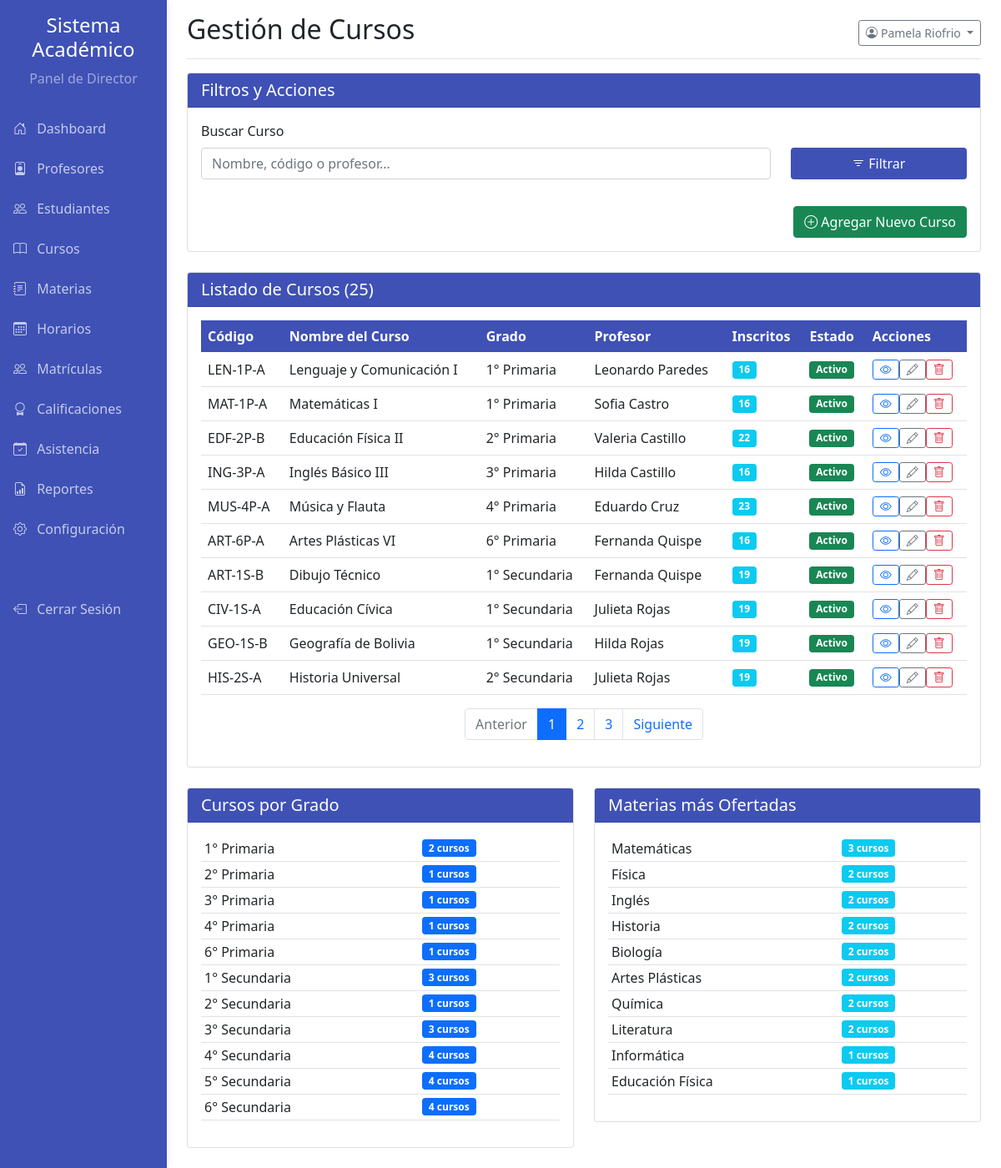
/pages/director_cursos.php (signed in), run on the app's committed database.
### tables this page shows
CREATE TABLE `usuarios` (
  `id` int(11) NOT NULL,
  `nombre` varchar(100) NOT NULL,
  `apellido` varchar(100) NOT NULL,
  `email` varchar(150) NOT NULL,
  `password` varchar(255) NOT NULL,
  `mfa_code` varchar(10) DEFAULT NULL,
  `mfa_expiry` datetime DEFAULT NULL,
  `email_verification_token` varchar(255) DEFAULT NULL,
  `email_verified_at` datetime DEFAULT NULL,
  `role_id` int(11) NOT NULL,
  `fecha_creacion` datetime NOT NULL DEFAULT current_timestamp()
);

CREATE TABLE `cursos` (
  `id` int(11) NOT NULL,
  `codigo` varchar(50) NOT NULL,
  `nombre` varchar(150) NOT NULL,
  `grado_id` int(11) NOT NULL,
  `seccion` char(1) NOT NULL,
  `profesor_id` int(11) NOT NULL,
  `materia_id` int(11) NOT NULL,
  `capacidad` int(11) NOT NULL,
  `creditos` int(11) NOT NULL,
  `descripcion` text DEFAULT NULL,
  `fecha_inicio` date DEFAULT NULL,
  `fecha_fin` date DEFAULT NULL,
  `estatus` enum('Activo','Inactivo','Pendiente') NOT NULL DEFAULT 'Activo'
);

CREATE TABLE `grados` (
  `id` int(11) NOT NULL,
  `nombre` varchar(50) NOT NULL,
  `nivel` enum('Primaria','Secundaria') NOT NULL
);

### pages/director_cursos.php (the view, shortened to what this page needs)
<?php
require_once '../config.php';
$nombre = '';
$apellido = '';
$cursos = [];
$stats_por_grado = [];
$stats_por_materia = [];
$stmt_director = $mysqli->prepare("SELECT nombre, apellido FROM usuarios WHERE id = ?");
$stmt_director->bind_param('i', $_SESSION['user_id']);
$stmt_director->execute();
$stmt_director->bind_result($nombre, $apellido);
$filtro_busqueda = isset($_GET['search']) ? trim($_GET['search']) : '';
$where_clauses = [];
$params = [];
$param_types = '';
$where_sql = !empty($where_clauses) ? " WHERE " . implode(" AND ", $where_clauses) : "";
$registros_por_pagina = 10;
$pagina_actual = isset($_GET['page']) ? (int)$_GET['page'] : 1;
$offset = ($pagina_actual - 1) * $registros_por_pagina;
$sql_total = "SELECT COUNT(c.id) FROM cursos c LEFT JOIN profesores p ON c.profesor_id = p.id LEFT JOIN usuarios u ON p.usuario_id = u.id" . $where_sql;
$stmt_total = $mysqli->prepare($sql_total);
$stmt_total->execute();
$total_cursos = $stmt_total->get_result()->fetch_row()[0];
$total_paginas = ceil($total_cursos / $registros_por_pagina);
$sql_cursos = "
    SELECT c.id, c.codigo, c.nombre, c.estatus, g.nombre AS nombre_grado, CONCAT(u.nombre, ' ', u.apellido) AS nombre_profesor,
           (SELECT COUNT(id) FROM matriculas WHERE curso_id = c.id) AS estudiantes_inscritos
    FROM cursos c
    LEFT JOIN grados g ON c.grado_id = g.id
    LEFT JOIN profesores p ON c.profesor_id = p.id
    LEFT JOIN usuarios u ON p.usuario_id = u.id
    $where_sql
    ORDER BY g.id, c.nombre
    LIMIT ?, ?
";
$stmt_cursos = $mysqli->prepare($sql_cursos);
$params_paginacion = $params;
array_push($params_paginacion, $offset, $registros_por_pagina);
$param_types_paginacion = $param_types . 'ii';
$stmt_cursos->bind_param($param_types_paginacion, ...$params_paginacion);
$stmt_cursos->execute();
$result_cursos = $stmt_cursos->get_result();
while ($row = $result_cursos->fetch_assoc()) {
    $cursos[] = $row;
}
$sql_stats_grado = "SELECT g.nombre, COUNT(c.id) as total FROM cursos c JOIN grados g ON c.grado_id = g.id GROUP BY g.id ORDER BY g.id";
if($result = $mysqli->query($sql_stats_grado)){ while($row = $result->fetch_assoc()) $stats_por_grado[] = $row; $result->free(); }
$sql_stats_materia = "SELECT m.nombre, COUNT(c.id) as total FROM cursos c JOIN materias m ON c.materia_id = m.id GROUP BY m.id ORDER BY total DESC LIMIT 10";
if($result = $mysqli->query($sql_stats_materia)){ while($row = $result->fetch_assoc()) $stats_por_materia[] = $row; $result->free(); }
include __DIR__ . '/side_bar_director.php';
?>
<!DOCTYPE html>
<html lang="es">
<head>
    <link href="../css/bootstrap.min.css" rel="stylesheet">
    <link href="../css/academic.css" rel="stylesheet" type="text/css">
    <link rel="stylesheet" href="https://cdn.jsdelivr.net/npm/bootstrap-icons@1.8.1/font/bootstrap-icons.css">
</head>
<body>
    <div class="container-fluid">
        <div class="row">
            <div class="col-md-9 ms-sm-auto col-lg-10 px-md-4">
                <div class="d-flex justify-content-between flex-wrap flex-md-nowrap align-items-center pt-3 pb-2 mb-3 border-bottom">
                    <h1 class="h2">Gestión de Cursos</h1>
                    <div class="btn-toolbar mb-2 mb-md-0">
                        <div class="dropdown">
                            <button class="btn btn-sm btn-outline-secondary dropdown-toggle" type="button" id="dropdownMenuButton" data-bs-toggle="dropdown" aria-expanded="false">
                                <i class="bi bi-person-circle me-1"></i><?php echo htmlspecialchars($nombre . ' ' . $apellido, ENT_QUOTES, 'UTF-8'); ?>
                            </button>
                        </div>
                    </div>
                </div>
                <div class="card mb-4">
                    <div class="card-header card-header-academic"><h5 class="mb-0 text-white">Filtros y Acciones</h5></div>
                    <div class="card-body">
                        <form method="GET" action="">
                            <div class="row align-items-end">
                                <div class="col-md-9 mb-3">
                                    <label for="search" class="form-label">Buscar Curso</label>
                                    <input type="text" class="form-control" name="search" id="search" value="<?php echo htmlspecialchars($filtro_busqueda); ?>" placeholder="Nombre, código o profesor...">
                                </div>
                                <div class="col-md-3 mb-3">
                                    <button type="submit" class="btn btn-academic w-100"><i class="bi bi-filter"></i> Filtrar</button>
                                </div>
                            </div>
                        </form>
                        <div class="text-end mt-2">
                             <button type="button" class="btn btn-success" data-bs-toggle="modal" data-bs-target="#addCourseModal"><i class="bi bi-plus-circle"></i> Agregar Nuevo Curso</button>
                        </div>
                    </div>
                </div>
                <div class="card mb-4">
                    <div class="card-header card-header-academic"><h5 class="mb-0 text-white">Listado de Cursos (<?php echo $total_cursos; ?>)</h5></div>
                    <div class="card-body">
                        <div class="table-responsive">
                            <table class="table table-hover align-middle">
                                <thead class="table-academic">
                                    <tr><th>Código</th><th>Nombre del Curso</th><th>Grado</th><th>Profesor</th><th>Inscritos</th><th>Estado</th><th>Acciones</th></tr>
                                </thead>
                                <tbody>
                                    <?php if (empty($cursos)): ?>
                                        <tr><td colspan="7" class="text-center">No se encontraron cursos con los criterios de búsqueda.</td></tr>
                                    <?php else: ?>
                                        <?php foreach ($cursos as $curso): ?>
                                        <tr>
                                            <td><?php echo htmlspecialchars($curso['codigo']); ?></td>
                                            <td><?php echo htmlspecialchars($curso['nombre']); ?></td>
                                            <td><?php echo htmlspecialchars($curso['nombre_grado'] ?? 'N/A'); ?></td>
                                            <td><?php echo htmlspecialchars($curso['nombre_profesor'] ?? 'No asignado'); ?></td>
                                            <td><span class="badge bg-info"><?php echo $curso['estudiantes_inscritos']; ?></span></td>
                                            <td>
                                                <?php $estado = $curso['estatus']; $badge_class = ($estado == 'Activo') ? 'bg-success' : (($estado == 'Pendiente') ? 'bg-warning' : 'bg-danger'); echo "<span class='badge {$badge_class}'>{$estado}</span>"; ?>
                                            </td>
                                            <td><button class="btn btn-sm btn-outline-primary" title="Ver"><i class="bi bi-eye"></i></button><button class="btn btn-sm btn-outline-secondary" title="Editar"><i class="bi bi-pencil"></i></button><button class="btn btn-sm btn-outline-danger" title="Eliminar"><i class="bi bi-trash"></i></button></td>
                                        </tr>
                                        <?php endforeach; ?>
                                    <?php endif; ?>
                                </tbody>
                            </table>
                        </div>
                        <nav aria-label="Page navigation">
                            <ul class="pagination justify-content-center">
                                <?php $query_params = !empty($filtro_busqueda) ? ['search' => $filtro_busqueda] : []; ?>
                                <li class="page-item <?php if ($pagina_actual <= 1) echo 'disabled'; ?>"><a class="page-link" href="?page=<?php echo $pagina_actual - 1; ?>&<?php echo http_build_query($query_params); ?>">Anterior</a></li>
                                <?php for ($i = 1; $i <= $total_paginas; $i++): ?>
                                <li class="page-item <?php if ($pagina_actual == $i) echo 'active'; ?>"><a class="page-link" href="?page=<?php echo $i; ?>&<?php echo http_build_query($query_params); ?>"><?php echo $i; ?></a></li>
                                <?php endfor; ?>
                                <li class="page-item <?php if ($pagina_actual >= $total_paginas) echo 'disabled'; ?>"><a class="page-link" href="?page=<?php echo $pagina_actual + 1; ?>&<?php echo http_build_query($query_params); ?>">Siguiente</a></li>
                            </ul>
                        </nav>
                    </div>
                </div>
                <div class="row mb-4">
                    <div class="col-md-6">
                        <div class="card">
                            <div class="card-header card-header-academic"><h5 class="mb-0 text-white">Cursos por Grado</h5></div>
                            <div class="card-body"><div class="table-responsive"><table class="table table-sm"><tbody>
                                <?php foreach($stats_por_grado as $stat): ?><tr><td><?php echo htmlspecialchars($stat['nombre']); ?></td><td><span class="badge bg-primary"><?php echo $stat['total']; ?> cursos</span></td></tr><?php endforeach; ?>
                            </tbody></table></div></div>
                        </div>
                    </div>
                    <div class="col-md-6">
                        <div class="card">
                            <div class="card-header card-header-academic"><h5 class="mb-0 text-white">Materias más Ofertadas</h5></div>
                            <div class="card-body"><div class="table-responsive"><table class="table table-sm"><tbody>
                                <?php foreach($stats_por_materia as $stat): ?><tr><td><?php echo htmlspecialchars($stat['nombre']); ?></td><td><span class="badge bg-info"><?php echo $stat['total']; ?> cursos</span></td></tr><?php endforeach; ?>
                            </tbody></table></div></div>
                        </div>
                    </div>
                </div>
            </div>
        </div>
    </div>
</body>
</html>

### css/academic.css (style rules this page uses)
:root { --academic-primary: #3f51b5; --academic-secondary: #ff4081; --academic-success: #4caf50; --academic-info: #2196f3; --academic-warning: #ff9800; --academic-danger: #f44336; --academic-light: #f5f5f5; --academic-dark: #212121; }
.card-header-academic { background-color: var(--academic-primary); color: white; }
.btn-academic { background-color: var(--academic-primary); color: white; }
.table-academic { background-color: var(--academic-primary); color: white; }

### data on the page
usuarios: nombre+apellido "Pamela Riofrio"
cursos: codigo "LEN-1P-A", nombre "Lenguaje y Comunicación I", grado.nombre "1° Primaria", nombre_profesor "Leonardo Paredes", estudiantes_inscritos "16", estatus "Activo"
cursos: codigo "MAT-1P-A", nombre "Matemáticas I", grado.nombre "1° Primaria", nombre_profesor "Sofia Castro", estudiantes_inscritos "16", estatus "Activo"
cursos: codigo "EDF-2P-B", nombre "Educación Física II", grado.nombre "2° Primaria", nombre_profesor "Valeria Castillo", estudiantes_inscritos "22", estatus "Activo"
cursos: codigo "ING-3P-A", nombre "Inglés Básico III", grado.nombre "3° Primaria", nombre_profesor "Hilda Castillo", estudiantes_inscritos "16", estatus "Activo"
cursos: codigo "MUS-4P-A", nombre "Música y Flauta", grado.nombre "4° Primaria", nombre_profesor "Eduardo Cruz", estudiantes_inscritos "23", estatus "Activo"
cursos: codigo "ART-6P-A", nombre "Artes Plásticas VI", grado.nombre "6° Primaria", nombre_profesor "Fernanda Quispe", estudiantes_inscritos "16", estatus "Activo"
cursos: codigo "ART-1S-B", nombre "Dibujo Técnico", grado.nombre "1° Secundaria", nombre_profesor "Fernanda Quispe", estudiantes_inscritos "19", estatus "Activo"
cursos: codigo "CIV-1S-A", nombre "Educación Cívica", grado.nombre "1° Secundaria", nombre_profesor "Julieta Rojas", estudiantes_inscritos "19", estatus "Activo"
cursos: codigo "GEO-1S-B", nombre "Geografía de Bolivia", grado.nombre "1° Secundaria", nombre_profesor "Hilda Rojas", estudiantes_inscritos "19", estatus "Activo"
cursos: codigo "HIS-2S-A", nombre "Historia Universal", grado.nombre "2° Secundaria", nombre_profesor "Julieta Rojas", estudiantes_inscritos "19", estatus "Activo"

### other printed values
$total_cursos "25"
$stat['nombre'] "1° Primaria"
$stat['total'] "2"
$stat['nombre'] "2° Primaria"
$stat['total'] "1"
$stat['nombre'] "3° Primaria"
$stat['nombre'] "4° Primaria"
$stat['nombre'] "6° Primaria"
$stat['nombre'] "1° Secundaria"
$stat['total'] "3"
$stat['nombre'] "2° Secundaria"
$stat['nombre'] "3° Secundaria"
$stat['nombre'] "4° Secundaria"
$stat['total'] "4"
$stat['nombre'] "5° Secundaria"
